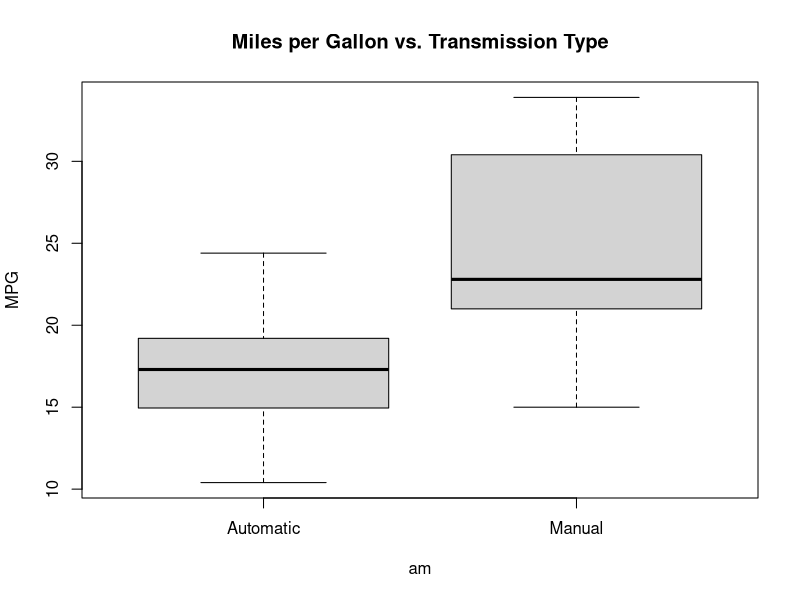
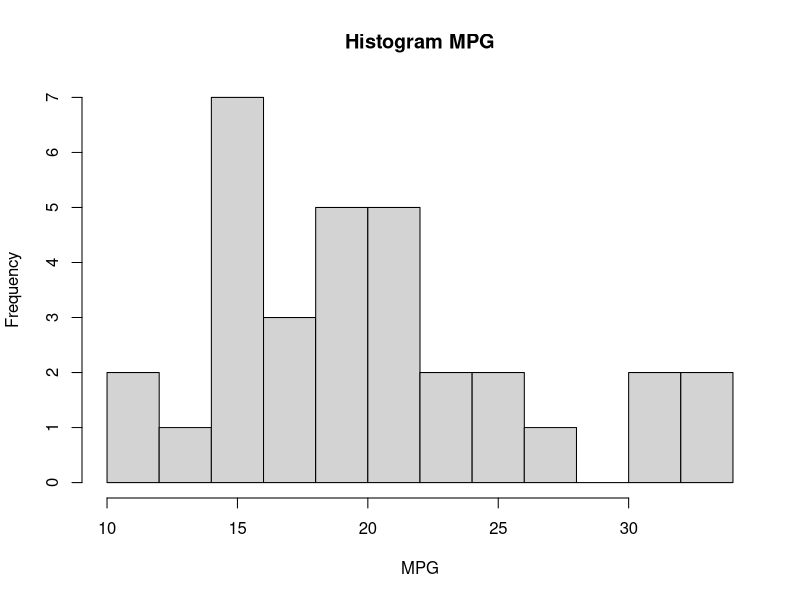
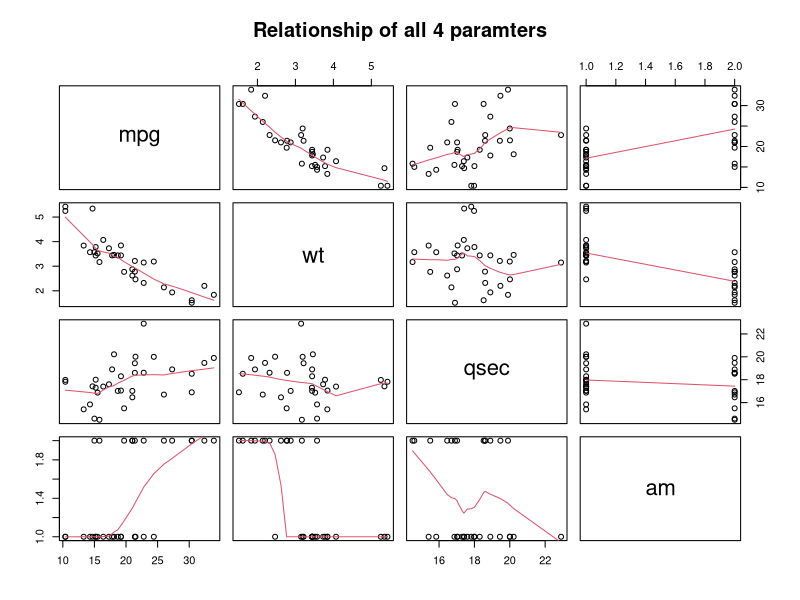
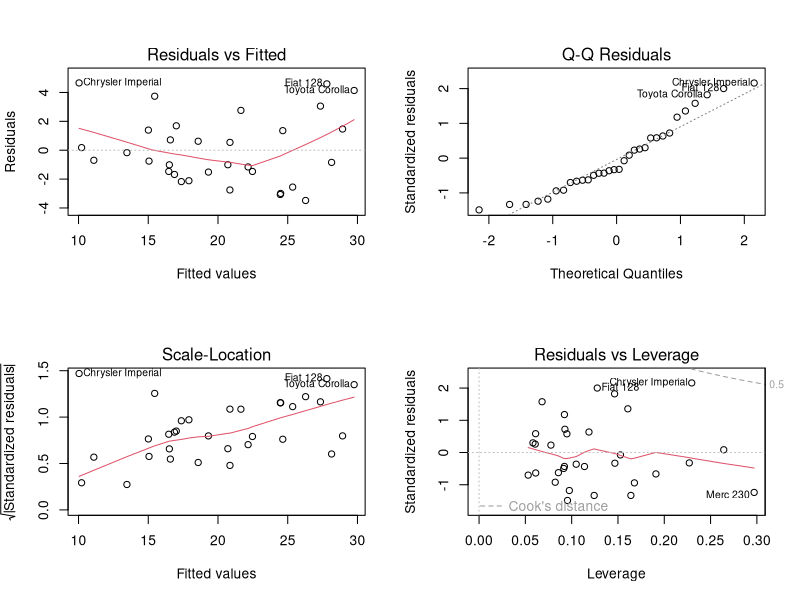

Here is the R script that generated these plots, in order:
## ---- chunk 1
data("mtcars")
str(mtcars)
## ---- chunk 2
mtcarsMod = mtcars
mtcarsMod$am <- as.factor(mtcarsMod$am)
levels(mtcarsMod$am) <- c("Automatic","Manual") 
boxplot(mpg ~ am, data = mtcarsMod, ylab = "MPG", main = "Miles per Gallon vs. Transmission Type")
## ---- chunk 3
mtcarsAutomatic <- mtcarsMod[mtcarsMod$am == "Automatic", ] 
mtcarsManual = mtcarsMod[mtcarsMod$am == "Manual", ] 
t.test(mtcarsAutomatic$mpg, mtcarsManual$mpg)
average = 24.4 - 17.1
average
## ---- chunk 4
hist(mtcars$mpg, breaks = 10, xlab = "MPG", main = "Histogram MPG")
## ---- chunk 5
fit = lm(mpg ~ am, data = mtcarsMod)
summary(fit)
## ---- chunk 6
summary(lm(mpg ~ ., data = mtcars))$coefficients
## ---- chunk 7
stepwise = step(lm(data = mtcarsMod, mpg ~ .), trace = 0 )
summary(stepwise)
## ---- chunk 8
mtcarsMod = mtcars
mtcarsMod$am <- as.factor(mtcarsMod$am)
levels(mtcarsMod$am) <- c("Automatic","Manual") 
pairs(mtcarsMod[, c("mpg", "wt", "qsec", "am")], panel = panel.smooth, main = "Relationship of all 4 paramters")
## ---- chunk 9
optiModel = lm(mpg ~ am + wt + qsec, data = mtcarsMod)
par(mfrow=c(2,2))
plot(optiModel)
## ---- chunk 10
summary(optiModel)
## ---- chunk 11
coef = summary(optiModel)$coefficients
estimate = coef["amManual", 1] 
interval = estimate + c(-1, 1) * qt(0.975, df = optiModel$df) * coef["amManual", 2]
interval
